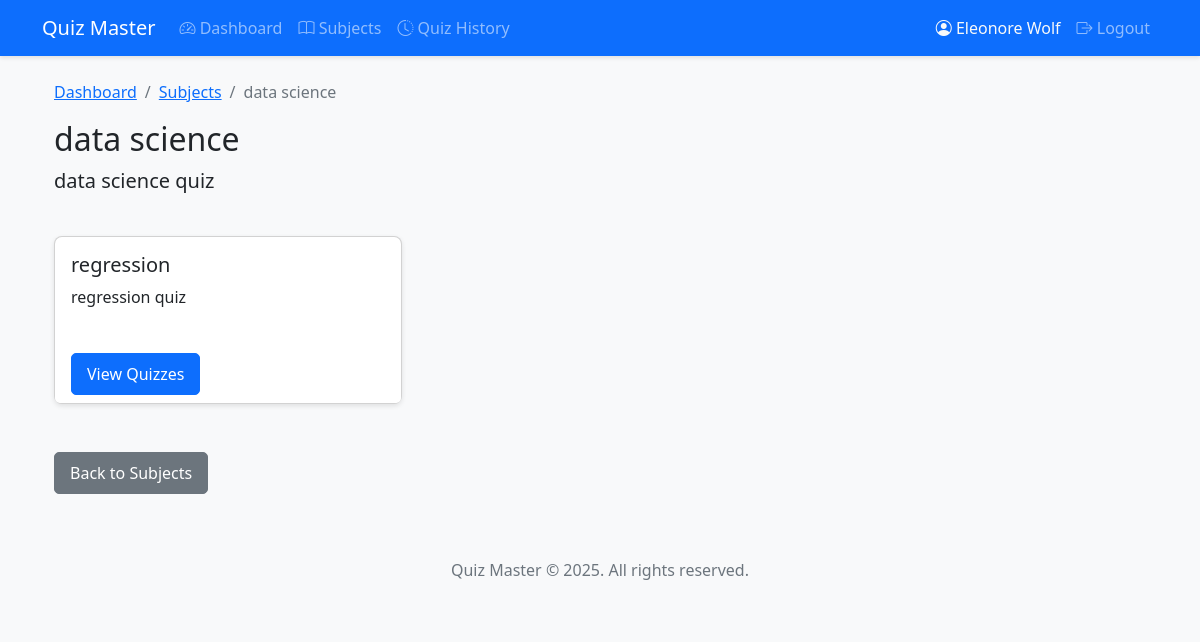
/user/subject/1/chapters (signed in), run on the app's committed database.
### app/models/user.py (models this page shows, shortened)
class User(db.Model, UserMixin):
    __tablename__ = 'users'
    id = db.Column(db.Integer, primary_key=True)
    username = db.Column(db.String(100), unique=True, nullable=False)  # Email
    password = db.Column(db.String(100), nullable=False)
    full_name = db.Column(db.String(100), nullable=False)
    qualification = db.Column(db.String(100))
    dob = db.Column(db.Date)
    created_at = db.Column(db.DateTime, default=datetime.utcnow)
    scores = db.relationship('Score', backref='user', lazy=True)

### app/models/subject.py (models this page shows, shortened)
class Subject(db.Model):
    __tablename__ = 'subjects'
    id = db.Column(db.Integer, primary_key=True)
    name = db.Column(db.String(100), nullable=False)
    description = db.Column(db.Text)
    created_at = db.Column(db.DateTime, default=datetime.utcnow)
    chapters = db.relationship('Chapter', backref='subject', lazy=True, cascade="all, delete-orphan")

### app/models/chapter.py (models this page shows, shortened)
class Chapter(db.Model):
    __tablename__ = 'chapters'
    id = db.Column(db.Integer, primary_key=True)
    name = db.Column(db.String(100), nullable=False)
    description = db.Column(db.Text)
    subject_id = db.Column(db.Integer, db.ForeignKey('subjects.id'), nullable=False)
    created_at = db.Column(db.DateTime, default=datetime.utcnow)
    quizzes = db.relationship('Quiz', backref='chapter', lazy=True, cascade="all, delete-orphan")

### app/controllers/user.py (the view)
    @login_required
    def decorated_function(*args, **kwargs):
        if not isinstance(current_user, User):
            flash('This page is for regular users only', 'danger')
            return redirect(url_for('auth.login'))
        return f(*args, **kwargs)

### app/__init__.py (called while the page is built)
def create_app():
    app = Flask(__name__)
    app.config['SQLALCHEMY_DATABASE_URI'] = 'sqlite:///quiz_master.db'
    app.config['SQLALCHEMY_TRACK_MODIFICATIONS'] = False
    app.config['SECRET_KEY'] = os.urandom(24)
    db.init_app(app)
    login_manager.init_app(app)
    from app.controllers.auth import auth_bp
    from app.controllers.admin import admin_bp
    from app.controllers.user import user_bp
    app.register_blueprint(auth_bp)
    app.register_blueprint(admin_bp)
    app.register_blueprint(user_bp)
    from app.models.user import User, Admin
    @login_manager.user_loader
    def load_user(user_id):
        if user_id.startswith('admin_'):
            real_id = user_id.split('admin_')[1]
            return Admin.query.get(int(real_id))
        return User.query.get(int(user_id))
    return app

### app/controllers/user.py (called while the page is built)
def user_required(f):
    @login_required
    def decorated_function(*args, **kwargs):
        if not isinstance(current_user, User):
            flash('This page is for regular users only', 'danger')
            return redirect(url_for('auth.login'))
        return f(*args, **kwargs)
    decorated_function.__name__ = f.__name__
    return decorated_function

@user_bp.route('/subject/<int:subject_id>/chapters')
@user_required
def chapters(subject_id):
    subject = Subject.query.get_or_404(subject_id)
    chapters = Chapter.query.filter_by(subject_id=subject_id).all()
    return render_template('user/chapters.html', subject=subject, chapters=chapters)

### app/templates/user/chapters.html (shortened to what this page needs)
{% extends 'base.html' %}
{% block content %}
<div class="container">
    <nav aria-label="breadcrumb">
        <ol class="breadcrumb">
            <li class="breadcrumb-item"><a href="{{ url_for('user.dashboard') }}">Dashboard</a></li>
            <li class="breadcrumb-item"><a href="{{ url_for('user.subjects') }}">Subjects</a></li>
            <li class="breadcrumb-item active">{{ subject.name }}</li>
        </ol>
    </nav>
    <div class="row mb-4">
        <div class="col-12">
            <h2>{{ subject.name }}</h2>
            <p class="lead">{{ subject.description }}</p>
        </div>
    </div>
    <div class="row">
        {% if chapters %}
            {% for chapter in chapters %}
                <div class="col-md-4 mb-4">
                    <div class="card h-100">
                        <div class="card-body">
                            <h5 class="card-title">{{ chapter.name }}</h5>
                            <p class="card-text">{{ chapter.description }}</p>
                        </div>
                        <div class="card-footer bg-white border-top-0">
                            <a href="{{ url_for('user.quizzes', chapter_id=chapter.id) }}" class="btn btn-primary">View Quizzes</a>
                        </div>
                    </div>
                </div>
            {% endfor %}
        {% else %}
            <div class="col-12">
                <div class="alert alert-info">
                    <p>No chapters are available for this subject at the moment. Please check back later.</p>
                </div>
            </div>
        {% endif %}
    </div>
    <div class="mt-4">
        <a href="{{ url_for('user.subjects') }}" class="btn btn-secondary">Back to Subjects</a>
    </div>
</div>
{% endblock %}

### app/templates/base.html (shortened to what this page needs)
<!DOCTYPE html>
<html lang="en">
<head>
    <link href="https://cdn.jsdelivr.net/npm/bootstrap@5.2.3/dist/css/bootstrap.min.css" rel="stylesheet">
    <link rel="stylesheet" href="https://cdn.jsdelivr.net/npm/bootstrap-icons@1.10.0/font/bootstrap-icons.css">
    <link rel="stylesheet" href="{{ url_for('static', filename='css/style.css') }}">
</head>
<body>
    <nav class="navbar navbar-expand-lg navbar-dark bg-primary">
        <div class="container">
            <a class="navbar-brand" href="{{ url_for('auth.login') }}">Quiz Master</a>
            <div class="collapse navbar-collapse" id="navbarNav">
                <ul class="navbar-nav me-auto">
                    {% if current_user.is_authenticated %}
                        {% if current_user.__class__.__name__ == 'Admin' %}
                        <li class="nav-item">
                            <a class="nav-link" href="{{ url_for('admin.dashboard') }}">
                                <i class="bi bi-speedometer2"></i> Dashboard
                            </a>
                        </li>
                        <li class="nav-item">
                            <a class="nav-link" href="{{ url_for('admin.subjects') }}">
                                <i class="bi bi-journal-text"></i> Subjects
                            </a>
                        </li>
                        <li class="nav-item">
                            <a class="nav-link" href="{{ url_for('admin.users') }}">
                                <i class="bi bi-people"></i> Users
                            </a>
                        </li>
                        {% else %}
                        <li class="nav-item">
                            <a class="nav-link" href="{{ url_for('user.dashboard') }}">
                                <i class="bi bi-speedometer2"></i> Dashboard
                            </a>
                        </li>
                        <li class="nav-item">
                            <a class="nav-link" href="{{ url_for('user.subjects') }}">
                                <i class="bi bi-book"></i> Subjects
                            </a>
                        </li>
                        <li class="nav-item">
                            <a class="nav-link" href="{{ url_for('user.history') }}">
                                <i class="bi bi-clock-history"></i> Quiz History
                            </a>
                        </li>
                        {% endif %}
                    {% endif %}
                </ul>
                <ul class="navbar-nav">
                    {% if current_user.is_authenticated %}
                        <li class="nav-item">
                            <span class="nav-link text-light">
                                <i class="bi bi-person-circle"></i>
                                {% if current_user.__class__.__name__ == 'Admin' %}
                                    Admin
                                {% else %}
                                    {{ current_user.full_name }}
                                {% endif %}
                            </span>
                        </li>
                        <li class="nav-item">
                            <a class="nav-link" href="{{ url_for('auth.logout') }}">
                                <i class="bi bi-box-arrow-right"></i> Logout
                            </a>
                        </li>
                    {% endif %}
                </ul>
            </div>
        </div>
    </nav>
    <div class="container mt-4">
        {% block content %}{% endblock %}
    </div>
    <footer class="mt-5 py-3 text-center text-muted bg-light">
        <div class="container">
            <p>Quiz Master &copy; 2025. All rights reserved.</p>
        </div>
    </footer>
</body>
</html>

### app/static/css/style.css (style rules this page uses)
body { font-family: 'Segoe UI', Tahoma, Geneva, Verdana, sans-serif; background-color: #f8f9fa; }
.navbar { box-shadow: 0 2px 4px rgba(0, 0, 0, 0.1); }
.card { box-shadow: 0 2px 5px rgba(0, 0, 0, 0.1); border-radius: 8px; margin-bottom: 20px; }
.btn { border-radius: 5px; padding: 8px 15px; font-weight: 500; }

### data on the page
User: full_name "Eleonore Wolf"
Subject: name "data science", description "data science quiz"
Chapter: name "regression", description "regression quiz"
